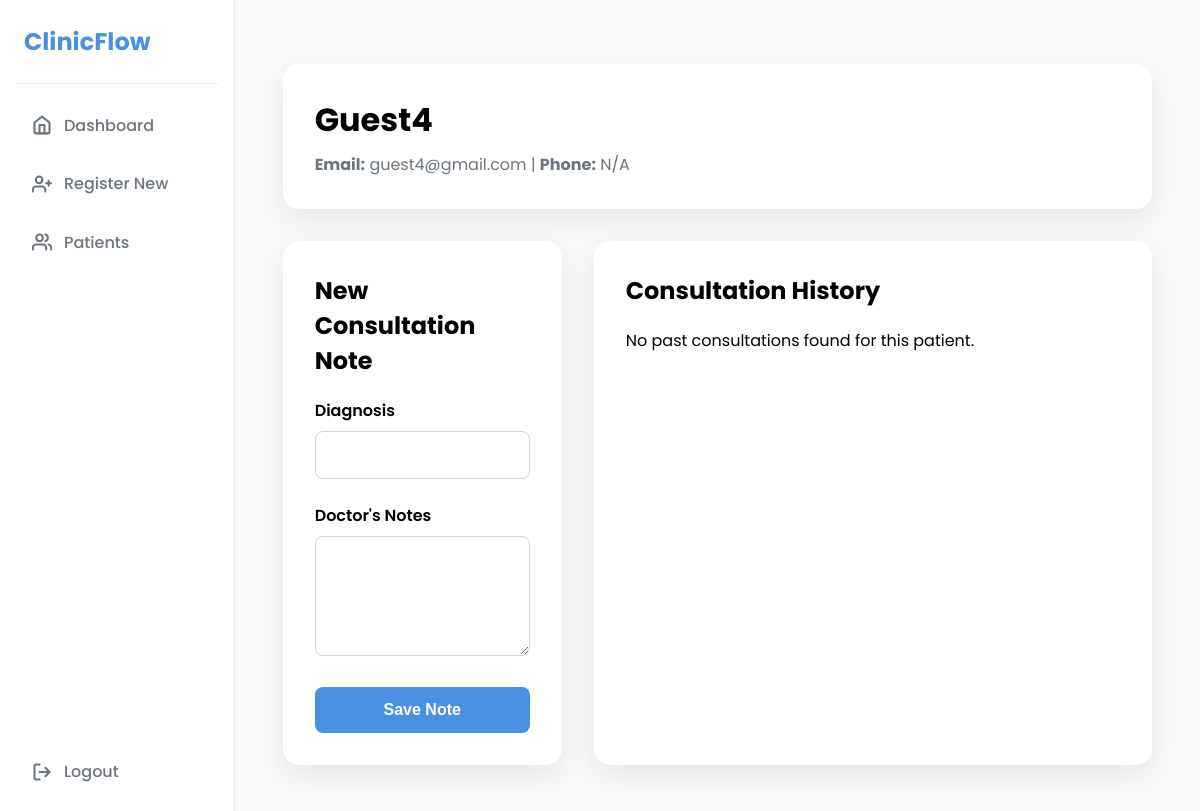
The page /patient/4 (signed in) on the database its author committed.
### app.py (models this page shows)
class Patient(db.Model):
    id = db.Column(db.Integer, primary_key=True)
    name = db.Column(db.String(100), nullable=False)
    email = db.Column(db.String(100), unique=True, nullable=False)
    phone_number = db.Column(db.String(15), unique=True, nullable=True)
    consultations = db.relationship('Consultation', backref='patient', lazy=True, cascade="all, delete-orphan")

### app.py (the view)
@app.route('/patient/<int:patient_id>')
@login_required
@role_required('doctor')
def patient_detail(patient_id):
    patient = Patient.query.get_or_404(patient_id)
    return render_template('patient_detail.html', patient=patient)

### app.py (called while the page is built)
@login_manager.user_loader
def load_user(user_id):
    return User.query.get(int(user_id))

def role_required(role):
    def decorator(f):
        @wraps(f)
        def decorated_function(*args, **kwargs):
            if not current_user.is_authenticated or current_user.role != role:
                flash('You do not have permission to access this page.', 'danger')
                return redirect(url_for('patient_list'))
            return f(*args, **kwargs)
        return decorated_function
    return decorator

### templates/patient_detail.html (shortened to what this page needs)
{% extends "base.html" %}
{% block content %}
<div class="container">
    <div class="patient-header">
        <h1>{{ patient.name }}</h1>
        <p><strong>Email:</strong> {{ patient.email }} | <strong>Phone:</strong> {{ patient.phone_number or 'N/A' }}</p>
    </div>
    <div class="grid-container">
        <div class="form-card">
            <h2>New Consultation Note</h2>
            <form action="{{ url_for('add_consultation', patient_id=patient.id) }}" method="POST">
                <div class="form-group">
                    <label for="diagnosis">Diagnosis</label>
                    <input type="text" id="diagnosis" name="diagnosis" required>
                </div>
                <div class="form-group">
                    <label for="doctor_notes">Doctor's Notes</label>
                    <textarea id="doctor_notes" name="doctor_notes" required></textarea>
                </div>
                <button type="submit" class="btn btn-full">Save Note</button>
            </form>
        </div>
        <div class="history-card">
            <h2>Consultation History</h2>
            {% if patient.consultations %}
                {% for consultation in patient.consultations|reverse %}
                    <div class="consultation-item">
                        <div class="consultation-date">{{ consultation.consultation_date.strftime('%B %d, %Y at %I:%M %p') }}</div>
                        <div class="consultation-details">
                            <strong>Diagnosis:</strong> {{ consultation.diagnosis }}<br>
                            <strong>Notes:</strong> {{ consultation.doctor_notes }}
                        </div>
                        {% if consultation.prescriptions %}
                        <ul class="prescription-list">
                            {% for med in consultation.prescriptions %}
                            <li><strong>{{ med.medicine_name }}</strong> - {{ med.dosage }} ({{ med.status }})</li>
                            {% endfor %}
                        </ul>
                        {% endif %}
                        <div class="prescription-form">
                            <form action="{{ url_for('add_prescription', consultation_id=consultation.id) }}" method="POST" style="display: flex; gap: 1rem; align-items: flex-end;">
                                <div style="flex-grow: 1;">
                                    <label style="font-size: 0.8rem;">Medicine Name</label>
                                    <input type="text" name="medicine_name" required>
                                </div>
                                <div style="flex-grow: 1;">
                                    <label style="font-size: 0.8rem;">Dosage</label>
                                    <input type="text" name="dosage" placeholder="e.g., 1 tablet, 3 times a day" required>
                                </div>
                                <button type="submit" class="btn">+</button>
                            </form>
                        </div>
                    </div>
                {% endfor %}
            {% else %}
                <p>No past consultations found for this patient.</p>
            {% endif %}
        </div>
    </div>
</div>
{% endblock %}

### templates/base.html (style rules this page uses)
:root { --primary-color: #4A90E2; --primary-hover: #4281CB; --background-color: #F8F9FA; --card-background: #ffffff; --text-color: #343A40; --muted-text-color: #6C757D; --border-color: #CED4DA; --success-color: #28a745; --success-bg: #e9f7ef; }
body { font-family: 'Poppins', sans-serif; background-color: var(--background-color); margin: 0; min-height: 100vh; display: flex; }

### templates/patient_detail.html (style rules this page uses)
.container { max-width: 1200px; margin: 2rem auto; }
.patient-header { background-color: var(--card-background); padding: 2rem; border-radius: 16px; box-shadow: 0 10px 30px rgba(0,0,0,0.08); margin-bottom: 2rem; }
.patient-header h1 { margin: 0; }
.patient-header p { color: var(--muted-text-color); margin: 0.5rem 0 0; }
.grid-container { display: grid; grid-template-columns: 1fr 2fr; gap: 2rem; }
.form-card, .history-card { background-color: var(--card-background); padding: 2rem; border-radius: 16px; box-shadow: 0 10px 30px rgba(0,0,0,0.08); }
h2 { margin-top: 0; }
.form-group { margin-bottom: 1.5rem; }
label { display: block; margin-bottom: 0.5rem; font-weight: 600; }
input, textarea, select { width: 100%; padding: 0.8rem; border: 1px solid var(--border-color); border-radius: 8px; box-sizing: border-box; font-family: 'Poppins', sans-serif; }
textarea { resize: vertical; min-height: 120px; }
.btn { display: inline-block; width: auto; padding: 0.9rem 1.5rem; border: none; background-color: var(--primary-color); color: white; font-size: 1rem; font-weight: 600; border-radius: 8px; cursor: pointer; transition: background-color 0.3s; }
.btn-full { width: 100%; }

### rows shown on the page
Patient: name "Guest4", email "guest4@gmail.com", phone_number "N/A"
